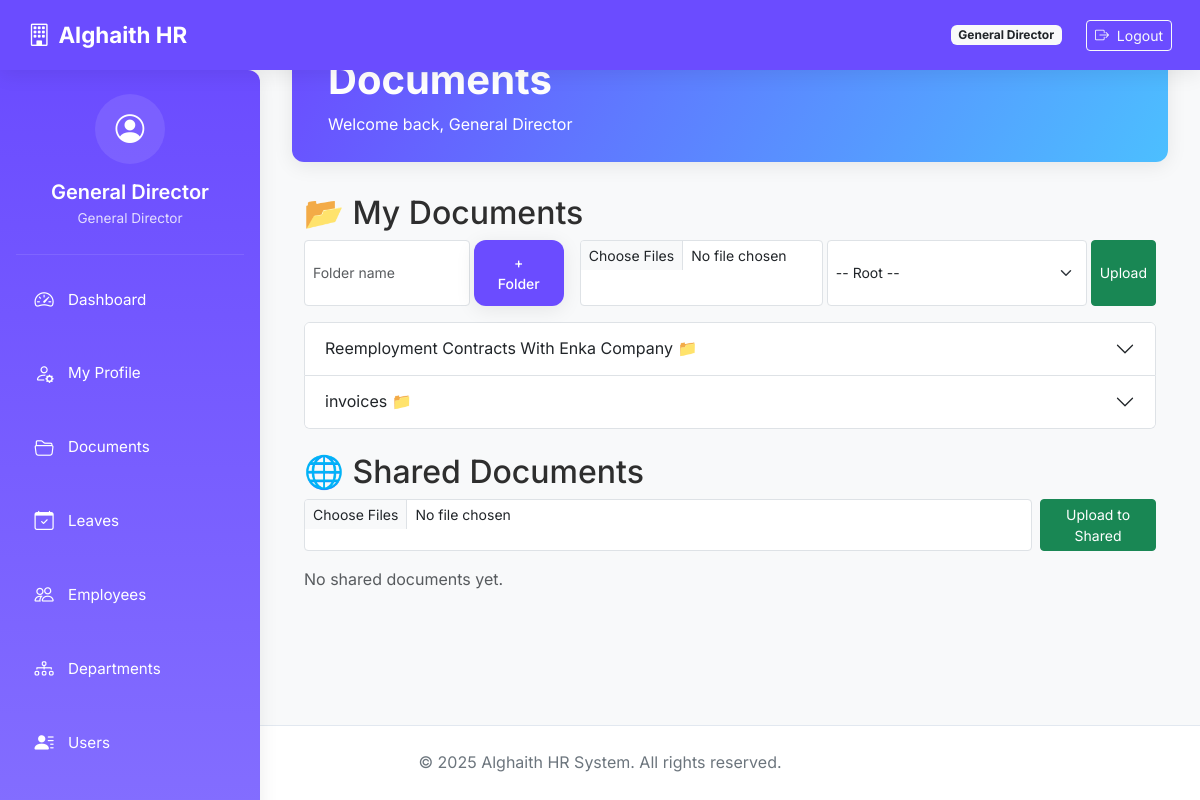
/documents/ (signed in), run on an earlier commit of the app's database.
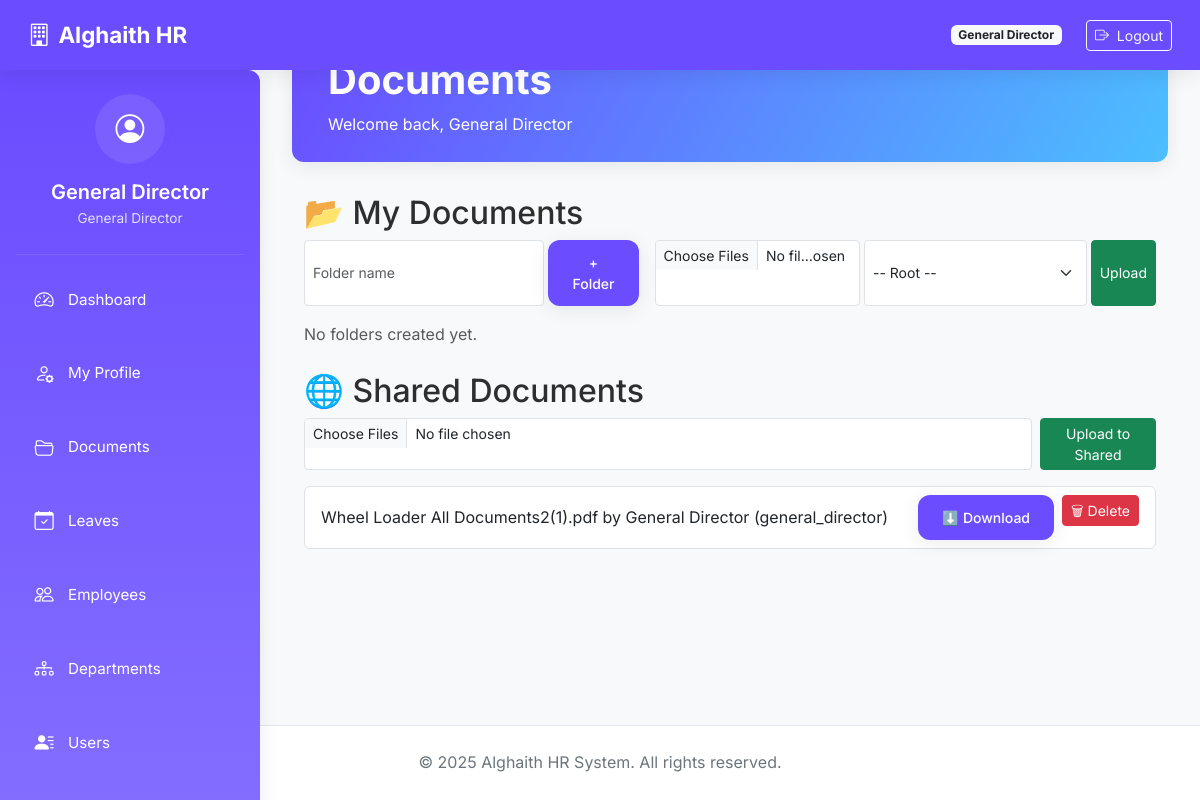
And on a later commit of the database.
### core/models.py (models this page shows, shortened)
class User(db.Model, UserMixin):
    __tablename__ = 'users'
    id = db.Column(db.Integer, primary_key=True)
    email = db.Column(db.String(120), unique=True, nullable=False, index=True)
    password_hash = db.Column(db.String(200), nullable=False)
    name = db.Column(db.String(100), nullable=False)
    role = db.Column(db.String(50), nullable=False)  # General Director, IT Manager, etc.
    avatar = db.Column(db.String(255), nullable=True)
    access_code = db.Column(db.String(20), unique=True, nullable=False)
    phone = db.Column(db.String(20), nullable=True)
    position = db.Column(db.String(100), nullable=True)
    created_at = db.Column(db.DateTime, default=datetime.utcnow)
    last_login = db.Column(db.DateTime)
    login_count = db.Column(db.Integer, default=0)
    is_active = db.Column(db.Boolean, default=True, nullable=False)
    documents = db.relationship('UserDocument', back_populates='user', cascade="all, delete-orphan")
    folders_created = db.relationship('Folder', back_populates='creator', cascade="all, delete-orphan")
    activities = db.relationship('ActivityLog', back_populates='user', cascade="all, delete-orphan")
    leave_requests = db.relationship('LeaveRequest', back_populates='requester', foreign_keys='LeaveRequest.user_id')
    approved_requests = db.relationship('LeaveRequest', back_populates='approver', foreign_keys='LeaveRequest.approver_id')
    @property
    def is_authenticated(self):
        return True

class Folder(db.Model):
    __tablename__ = 'folders'
    __table_args__ = (db.UniqueConstraint('name', 'created_by', name='uix_user_folder'),)
    id = db.Column(db.Integer, primary_key=True)
    name = db.Column(db.String(255), nullable=False)
    created_by = db.Column(db.Integer, db.ForeignKey('users.id'), nullable=False)
    created_at = db.Column(db.DateTime, default=datetime.utcnow)
    documents = db.relationship('UserDocument', back_populates='folder', cascade="all, delete-orphan")
    creator = db.relationship('User', back_populates='folders_created')

class UserDocument(db.Model):
    __tablename__ = 'user_documents'
    id = db.Column(db.Integer, primary_key=True)
    filename = db.Column(db.String(255), nullable=False)
    filepath = db.Column(db.String(255), nullable=False)
    folder_id = db.Column(db.Integer, db.ForeignKey('folders.id'), nullable=True)
    user_id = db.Column(db.Integer, db.ForeignKey('users.id'), nullable=True)  # points to User
    owner_id = db.Column(db.Integer, nullable=False)  # id of owner (User or Employee)
    owner_type = db.Column(db.String(50), nullable=False, default='user')  # 'user' or 'employee'
    visibility_type = db.Column(db.String(50), default='private')
    uploaded_at = db.Column(db.DateTime, default=datetime.utcnow)
    document_type = db.Column(db.String(50), nullable=False, server_default='additional')  # passport, contract, medical, additional
    allowed_users = db.Column(db.String, nullable=True)        # comma-separated user IDs
    allowed_roles = db.Column(db.String, nullable=True)        # comma-separated role names
    allowed_departments = db.Column(db.String, nullable=True)  # comma-separated department IDs
    folder = db.relationship('Folder', back_populates='documents')
    user = db.relationship('User', back_populates='documents', foreign_keys=[user_id])
    def can_owner_access(self, owner):
        if self.visibility_type == 'shared':
            return True
        return self.owner_id == getattr(owner, "id", None) and self.owner_type == owner.__class__.__name__.lower()
    def can_owner_delete(self, owner):
        privileged_roles = ['general_director', 'it_manager']
        if self.owner_type == 'user' and hasattr(owner, 'role'):
            return self.owner_id == owner.id or owner.role.lower() in privileged_roles
        return self.owner_id == getattr(owner, "id", None)

### routes/document_routes.py (the view)
@docs_bp.route('/')
@login_required
def list_documents():
    my_folders = Folder.query.filter_by(created_by=current_user.id).order_by(Folder.created_at.desc()).all()
    my_docs = UserDocument.query.filter_by(user_id=current_user.id, folder_id=None, visibility_type='private').all()
    shared_docs = UserDocument.query.filter(UserDocument.visibility_type=='shared', UserDocument.folder_id==None).all()
    return render_template(
        'dashboard/documents.html',
        folders=my_folders,
        documents=my_docs,
        shared_documents=shared_docs
    )

### modules/auth/forms.py
class LogoutForm(FlaskForm):
    submit = SubmitField('Logout')

### app.py (called while the page is built)
@login_manager.user_loader
def load_user(user_id):
    from core.models import User
    return db.session.get(User, int(user_id))

@app.before_request
def make_session_permanent():
    session.permanent = True

### templates/dashboard/documents.html (shortened to what this page needs)
{% extends "dashboard/base_dashboard.html" %}
{% block dashboard_title %}Documents{% endblock %}
{% block dashboard_content %}
<div class="container">
    <div class="mb-4">
        <h2>📂 My Documents</h2>
        <div class="d-flex gap-3 mb-3">
            <form action="{{ url_for('docs.create_folder') }}" method="POST" class="d-flex gap-1">
                <input type="text" name="folder_name" placeholder="Folder name" required class="form-control form-control-sm">
                <button type="submit" class="btn btn-sm btn-primary">+ Folder</button>
            </form>
            <form action="{{ url_for('docs.upload_document') }}" method="POST" enctype="multipart/form-data" class="d-flex gap-1">
                <input type="file" name="documents" multiple required class="form-control form-control-sm">
                <select name="folder_id" class="form-select form-select-sm">
                    <option value="">-- Root --</option>
                </select>
                <button type="submit" class="btn btn-sm btn-success">Upload</button>
            </form>
        </div>
        {% if folders %}
        <div class="accordion mb-3" id="foldersAccordion">
            {% for folder in folders %}
            <div class="accordion-item">
                <h2 class="accordion-header" id="heading{{ folder.id }}">
                    <button class="accordion-button collapsed" type="button" data-bs-toggle="collapse" data-bs-target="#collapse{{ folder.id }}">
                        {{ folder.name }} 📁
                    </button>
                </h2>
            </div>
            {% endfor %}
        </div>
        {% else %}
        <p class="text-muted">No folders created yet.</p>
        {% endif %}
    </div>
    <div>
        <h2>🌐 Shared Documents</h2>
        {% if current_user.role.lower() != "employee" %}
        <form action="{{ url_for('docs.upload_document') }}" method="POST" enctype="multipart/form-data" class="mb-3 d-flex gap-2">
            <input type="file" name="documents" multiple required class="form-control form-control-sm">
            <button type="submit" class="btn btn-sm btn-success">Upload to Shared</button>
        </form>
        {% endif %}
        {% if shared_documents %}
        <ul class="list-group">
            {% for doc in shared_documents %}
            <li class="list-group-item d-flex justify-content-between align-items-center">
                {{ doc.filename }} by {{ doc.user.name }} ({{ doc.user.role }})
                <div class="d-flex gap-2">
                    {% if doc.can_owner_access(current_user) %}
                    <a href="{{ url_for('docs.download_document', doc_id=doc.id) }}" class="btn btn-sm btn-primary">⬇️ Download</a>
                    {% endif %}
                    {% if doc.can_owner_delete(current_user) %}
                    <form action="{{ url_for('docs.delete_document', doc_id=doc.id) }}" method="POST" style="display:inline;" onsubmit="return confirm('Delete document?');">
                        <button class="btn btn-sm btn-danger">🗑 Delete</button>
                    </form>
                    {% endif %}
                </div>
            </li>
            {% endfor %}
        </ul>
        {% else %}
        <p class="text-muted">No shared documents yet.</p>
        {% endif %}
    </div>
</div>
{% endblock %}

### templates/dashboard/base_dashboard.html (shortened to what this page needs)
<!DOCTYPE html>
<html lang="en">
<head>
    <link href="https://cdn.jsdelivr.net/npm/bootstrap@5.3.0/dist/css/bootstrap.min.css" rel="stylesheet">
    <link href="https://cdn.jsdelivr.net/npm/bootstrap-icons@1.10.5/font/bootstrap-icons.css" rel="stylesheet">
    <link rel="stylesheet" href="{{ url_for('static', filename='css/styles.css') }}">
</head>
<body>
<nav class="navbar navbar-expand-lg navbar-dark">
    <div class="container-fluid">
        <a class="navbar-brand" href="{{ url_for('dashboard.role_dashboard') }}">
            <i class="bi bi-building me-2"></i>Alghaith HR
        </a>
        <div class="d-flex align-items-center">
            <span class="badge bg-light text-dark me-3 d-none d-md-inline">{{ current_user.role|replace('_', ' ')|title }}</span>
            {% if current_user.is_authenticated %}
            <div class="desktop-logout">
                <form method="post" action="{{ url_for('auth.logout') }}" class="ms-2 d-inline">
                    <button type="submit" class="btn btn-sm btn-outline-light">
                        <i class="bi bi-box-arrow-right me-1"></i> Logout
                    </button>
                </form>
            </div>
            {% endif %}
        </div>
    </div>
</nav>
<div class="sidebar" id="sidebarMenu">
    <div class="sidebar-header">
        <div class="user-info">
            <div class="user-avatar">
                <i class="bi bi-person-circle"></i>
            </div>
            <h5 class="user-name">{{ current_user.name }}</h5>
            <div class="user-role">{{ current_user.role|replace('_', ' ')|title }}</div>
        </div>
    </div>
    <ul class="nav flex-column">
        <li class="nav-item">
            <a class="nav-link" href="{{ url_for('dashboard.role_dashboard') }}">
                <i class="bi bi-speedometer2"></i> <span class="link-text">Dashboard</span>
            </a>
        </li>
        <li class="nav-item">
            <a class="nav-link" href="{{ url_for('profile.my_profile') }}">
                <i class="bi bi-person-gear"></i> <span class="link-text">My Profile</span>
            </a>
        </li>
        <li class="nav-item">
            <a class="nav-link" href="{{ url_for('docs.list_documents') }}">
                <i class="bi bi-folder2-open"></i> <span class="link-text">Documents</span>
            </a>
        </li>
        <li class="nav-item">
            <a class="nav-link" href="{{ url_for('leave.leaves_dashboard') }}">
                <i class="bi bi-calendar-check"></i> <span class="link-text">Leaves</span>
            </a>
        </li>
        <li class="nav-item">
            <a class="nav-link" href="{{ url_for('dashboard.employee_summary') }}">
                <i class="bi bi-people"></i> <span class="link-text">Employees</span>
            </a>
        </li>
        <li class="nav-item">
            <a class="nav-link" href="{{ url_for('department.department_summary') }}">
                <i class="bi bi-diagram-3"></i> <span class="link-text">Departments</span>
            </a>
        </li>
        <li class="nav-item">
            <a class="nav-link" href="{{ url_for('dashboard.user_management') }}">
                <i class="bi bi-person-lines-fill"></i> <span class="link-text">Users</span>
            </a>
        </li>
        <li class="nav-item">
            <a class="nav-link" href="{{ url_for('candidates.list_candidates') }}">
            </a>
        </li>
    </ul>
</div>
<div class="main-content">
    <div class="dashboard-header">
        <div class="container-fluid">
            <h1 class="dashboard-title">{% block dashboard_title %}Dashboard{% endblock %}</h1>
            <p class="mb-0">Welcome back, {{ current_user.name }}</p>
        </div>
    </div>
    {% block dashboard_content %}{% endblock %}
</div>
<footer>
    <div class="container-fluid">
        &copy; 2025 Alghaith HR System. All rights reserved.
    </div>
</footer>
</body>
</html>

### static/css/styles.css (style rules this page uses)
:root { --brand-primary: #6b4cff; --brand-secondary: #2ad29b; --brand-accent: #4cbfff; --background: #ffffff; --card-bg: #f5f7fb; --text-main: #2e2e2e; --text-muted: #8a94a6; --success: #2ecc71; --warning: #f1c40f; --danger: #e74c3c; --shadow-soft: 0 10px 30px rgba(0,0,0,0.08); --radius-lg: 1rem; --sidebar-width: 220px; }
body { background-color: var(--background); color: var(--text-main); font-family: "Inter", sans-serif; line-height: 1.6; }
.navbar { box-shadow: var(--shadow-soft); }
.sidebar { min-height: 100vh; width: var(--sidebar-width); background: linear-gradient(180deg, var(--brand-primary), var(--brand-accent)); color: white; border-radius: 0 var(--radius-lg) var(--radius-lg) 0; padding: 1rem; }
.sidebar .nav-link { color: white; margin-bottom: 0.5rem; border-radius: var(--radius-lg); padding: 0.5rem 1rem; transition: all 0.2s ease-in-out; display: flex; align-items: center; gap: 0.5rem; }
.btn-primary { background: var(--brand-primary); border: none; border-radius: var(--radius-lg); box-shadow: var(--shadow-soft); transition: all 0.2s ease-in-out; }
.main-content { padding: 2rem; }

### templates/dashboard/base_dashboard.html (style rules this page uses)
:root { --brand-primary: #6b4cff; --brand-primary-light: #8570ff; --brand-secondary: #2ad29b; --brand-accent: #4cbfff; --background: #f8f9fa; --card-bg: #ffffff; --text-main: #2e2e2e; --text-muted: #6c757d; --success: #2ecc71; --warning: #f1c40f; --danger: #e74c3c; --border-color: #e2e8f0; --shadow-soft: 0 4px 20px rgba(0, 0, 0, 0.08); --radius-lg: 12px; --transition: all 0.3s ease; }
* { margin: 0; padding: 0; box-sizing: border-box; }
body { background-color: var(--background); color: var(--text-main); font-family: 'Inter', sans-serif; overflow-x: hidden; min-height: 100vh; display: flex; flex-direction: column; }
.navbar { box-shadow: var(--shadow-soft); position: fixed; top: 0; left: 0; right: 0; z-index: 1030; background: var(--brand-primary) !important; height: 70px; padding: 0.5rem 1rem; }
.navbar-brand { font-weight: 700; font-size: 1.4rem; }
.sidebar { background: linear-gradient(180deg, var(--brand-primary), var(--brand-primary-light)); color: white; width: 260px; position: fixed; top: 70px; left: 0; height: calc(100vh - 70px); overflow-y: auto; transition: var(--transition); z-index: 1020; padding: 1.5rem 1rem; box-shadow: var(--shadow-soft); }
.sidebar-header { padding: 0 0 1.5rem 0; border-bottom: 1px solid rgba(255, 255, 255, 0.1); margin-bottom: 1rem; }
.user-info { text-align: center; }
.user-avatar { width: 70px; height: 70px; border-radius: 50%; background: rgba(255, 255, 255, 0.1); display: flex; align-items: center; justify-content: center; margin: 0 auto 1rem; font-size: 1.8rem; }
.user-name { font-weight: 600; margin-bottom: 0.25rem; }
.user-role { font-size: 0.85rem; opacity: 0.8; }
.sidebar .nav { gap: 0.5rem; }
.sidebar .nav-link { color: white; border-radius: var(--radius-lg); padding: 0.85rem 1rem; display: flex; align-items: center; gap: 0.75rem; font-size: 0.95rem; transition: var(--transition); }
.sidebar .nav-link i { font-size: 1.2rem; width: 24px; text-align: center; }
.main-content { flex: 1; margin-left: 260px; transition: var(--transition); padding: 2rem; }
.dashboard-header { background: linear-gradient(120deg, var(--brand-primary), var(--brand-accent)); color: white; border-radius: var(--radius-lg); padding: 1.5rem; margin-bottom: 2rem; box-shadow: var(--shadow-soft); }
.dashboard-title { font-weight: 700; margin-bottom: 0.5rem; }
.btn-primary { background: var(--brand-primary); border: none; border-radius: var(--radius-lg); padding: 0.75rem 1.5rem; font-weight: 500; transition: var(--transition); }
footer { margin-top: auto; background: white; padding: 1.5rem; border-top: 1px solid var(--border-color); text-align: center; color: var(--text-muted); }
input, select, textarea { min-height: 48px; font-size: 1rem; padding: 0.75rem; border: 1px solid var(--border-color); border-radius: var(--radius-lg); transition: var(--transition); }
.sidebar .nav-item { animation: fadeIn 0.3s ease forwards; }
.sidebar .nav-item:nth-child(1) { animation-delay: 0.05s; }
.sidebar .nav-item:nth-child(2) { animation-delay: 0.1s; }
.sidebar .nav-item:nth-child(3) { animation-delay: 0.15s; }
.sidebar .nav-item:nth-child(4) { animation-delay: 0.2s; }
.sidebar .nav-item:nth-child(5) { animation-delay: 0.25s; }
.sidebar .nav-item:nth-child(6) { animation-delay: 0.3s; }
.sidebar .nav-item:nth-child(7) { animation-delay: 0.35s; }
.sidebar .nav-item:nth-child(8) { animation-delay: 0.4s; }

What changed in the data, as far as the page shows it:
removed Folder: name "Reemployment Contracts With Enka Company"
removed Folder: name "invoices"
added UserDocument: filename "Wheel Loader All Documents2(1).pdf", user.name "General Director", user.role "general_director"
Also different on the page:
text no longer shown: "No shared documents yet."
text now shown: "No folders created yet."
